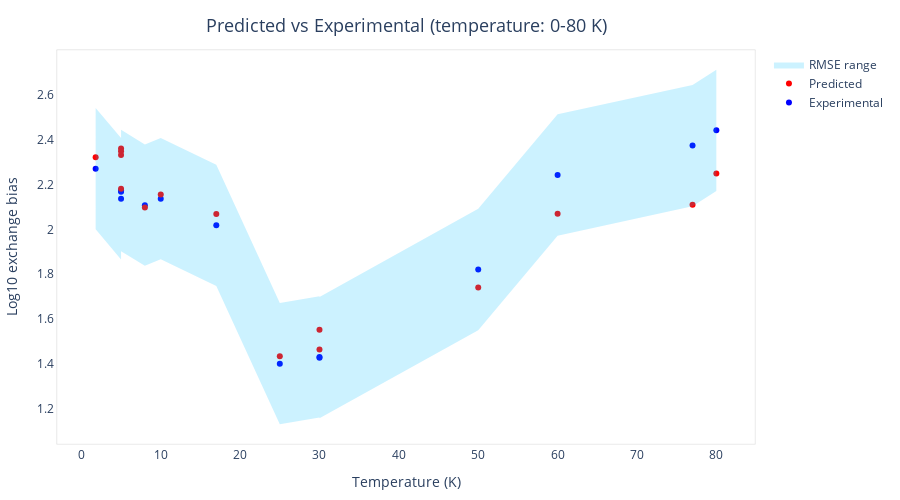

Notebook code for this chart:
### Code cell
# Create an interactive plot using Plotly
fig = go.Figure()

# Plot the actual values (scatter points only)
fig.add_trace(go.Scatter(
    x=temp_final,
    y=y_test_final,
    mode='markers',
    name='Experimental',
    marker=dict(color='blue'),
    hovertemplate='Temperature: %{x}<br>Actual value: %{y}<extra></extra>'
))

# Plot the predicted values (scatter points only)
fig.add_trace(go.Scatter(
    x=temp_final,
    y=y_test_pred_final,
    mode='markers',
    name='Predicted',
    marker=dict(color='red'),
    hovertemplate='Temperature: %{x}<br>Predicted: %{y}<extra></extra>'
))

# Plot the upper bound of RMSE
fig.add_trace(go.Scatter(
    x=temp_final,
    y=y_upper_bound,
    mode='lines',
    line=dict(width=0),  # Hide the line, keep the fill only
    showlegend=False
))

# Plot the lower bound of RMSE with fill between the lines
fig.add_trace(go.Scatter(
    x=temp_final,
    y=y_lower_bound,
    mode='lines',
    line=dict(width=0),
    fill='tonexty',  # Fill between the lower and upper bounds
    fillcolor='rgba(0, 191, 255, 0.2)',  # Blue fill color
    showlegend=True,
    name='RMSE range'
))

# Customize the plot with annotations for the title
fig.update_layout(
    xaxis_title='Temperature (K)',
    yaxis_title='Log10 exchange bias',
    showlegend=True,
    xaxis=dict(
        showgrid=False,         # Enable grid
        gridcolor='lightgray',  # Grid color
        linecolor='lightgray',  # Axis line color
        linewidth=0.5,          # Axis line width
        mirror=True             # Enable frame along the X-axis
    ),
    yaxis=dict(
        showgrid=False,         # Enable grid
        gridcolor='lightgray',  # Grid color
        linecolor='lightgray',  # Axis line color
        linewidth=0.5,          # Axis line width
        mirror=True             # Enable frame along the Y-axis
    ),
    plot_bgcolor='white',
    paper_bgcolor='white',
    width=900,   # Plot width
    height=500,  # Plot height
    margin=dict(
        l=50,    # Left margin
        r=50,    # Right margin
        t=50,    # Top margin for the title
        b=50     # Bottom margin
    ),
    annotations=[
        dict(
            x=0.5,
            y=1.1,  # Position above the plot
            xref='paper',
            yref='paper',
            text='Predicted vs Experimental (temperature: 0-80 K)',
            showarrow=False,
            font=dict(
                size=18  # Font size for the title
            ))])

fig.show()

### Figure 1 — Plotly figure (JSON) as saved in the notebook; plotly's stock layout.template omitted (floating-point values rounded to 4 significant figures)
{"data": [{"hovertemplate": "Temperature: %{x}<br>Actual value: %{y}<extra></extra>", "marker": {"color": "blue"}, "mode": "markers", "name": "Experimental", "type": "scatter", "x": [1.8, 5, 5, 5, 5, 8, 10, 17, 25, 30, 30, 50, 60, 77, 80], "y": [2.27, 2.136, 2.171, 2.167, 2.173, 2.108, 2.137, 2.018, 1.402, 1.432, 1.429, 1.821, 2.242, 2.373, 2.44]}, {"hovertemplate": "Temperature: %{x}<br>Predicted: %{y}<extra></extra>", "marker": {"color": "red"}, "mode": "markers", "name": "Predicted", "type": "scatter", "x": [1.8, 5, 5, 5, 5, 8, 10, 17, 25, 30, 30, 50, 60, 77, 80], "y": [2.321, 2.348, 2.181, 2.331, 2.36, 2.097, 2.155, 2.069, 1.435, 1.466, 1.553, 1.741, 2.069, 2.11, 2.249]}, {"line": {"width": 0}, "mode": "lines", "showlegend": false, "type": "scatter", "x": [1.8, 5, 5, 5, 5, 8, 10, 17, 25, 30, 30, 50, 60, 77, 80], "y": [2.54, 2.406, 2.441, 2.437, 2.443, 2.378, 2.407, 2.288, 1.672, 1.702, 1.699, 2.091, 2.512, 2.643, 2.71]}, {"fill": "tonexty", "fillcolor": "rgba(0, 191, 255, 0.2)", "line": {"width": 0}, "mode": "lines", "name": "RMSE range", "showlegend": true, "type": "scatter", "x": [1.8, 5, 5, 5, 5, 8, 10, 17, 25, 30, 30, 50, 60, 77, 80], "y": [2.0, 1.866, 1.901, 1.897, 1.903, 1.838, 1.867, 1.748, 1.132, 1.162, 1.159, 1.551, 1.972, 2.103, 2.17]}], "layout": {"annotations": [{"font": {"size": 18}, "showarrow": false, "text": "Predicted vs Experimental (temperature: 0-80 K)", "x": 0.5, "xref": "paper", "y": 1.1, "yref": "paper"}], "height": 500, "margin": {"b": 50, "l": 50, "r": 50, "t": 50}, "paper_bgcolor": "white", "plot_bgcolor": "white", "showlegend": true, "width": 900, "xaxis": {"gridcolor": "lightgray", "linecolor": "lightgray", "linewidth": 0.5, "mirror": true, "showgrid": false, "title": {"text": "Temperature (K)"}}, "yaxis": {"gridcolor": "lightgray", "linecolor": "lightgray", "linewidth": 0.5, "mirror": true, "showgrid": false, "title": {"text": "Log10 exchange bias"}}}}
